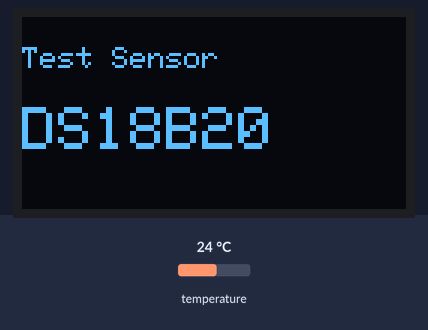
A sketch run on a simulated ESP8266 (NodeMCU). On the bench: 128×64 one-colour display. The test bench sets the inputs (shaded band); at power-on: temperature 24 °C. What the sketch prints to the serial monitor is not drawn.

Above: at 2.1 s.
At 9.4 s:
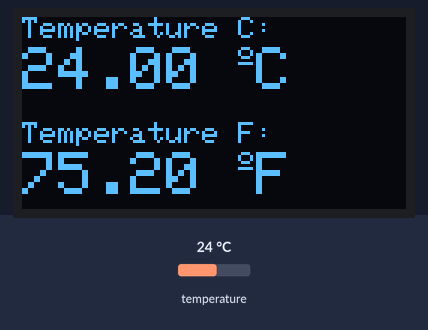
9.5 s: temperature set to 12 °C
At 11.3 s:
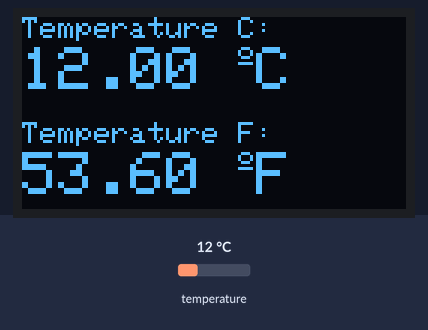
12.1 s: temperature set to 19 °C
At 13.6 s:
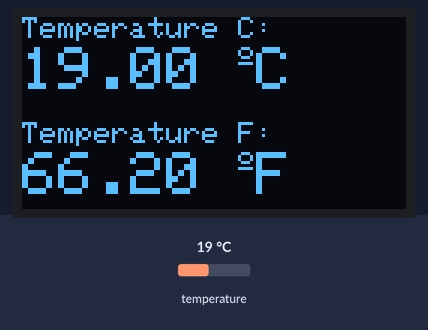
13.9 s: temperature set to 28 °C
At 15.4 s:
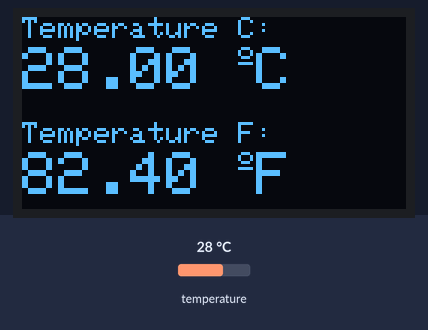
Timing chart, 0 to 16.9 s (numbered marks = the images above; inputs shaded):
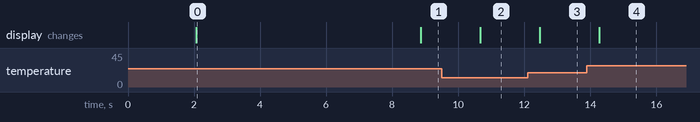

The sketch:

LCD_OLED_DS18B20.ino
```cpp
#include <OneWire.h>
#include <DallasTemperature.h>
#include <Adafruit_GFX.h>
#include <Adafruit_SSD1306.h>

// GPIO where the DS18B20 is connected to
const int oneWireBus = D3;


#define SCREEN_WIDTH 128 // OLED display width, in pixels
#define SCREEN_HEIGHT 64 // OLED display height, in pixels
Adafruit_SSD1306 display(SCREEN_WIDTH, SCREEN_HEIGHT, &Wire, -1);

// Setup a oneWire instance to communicate with any OneWire devices
OneWire oneWire(oneWireBus);

// Pass our oneWire reference to Dallas Temperature sensor
DallasTemperature sensors(&oneWire);

void setup() {
  // Start the Serial Monitor
  Serial.begin(115200);
  // Start the DS18B20 sensor
  sensors.begin();

  if(!display.begin(SSD1306_SWITCHCAPVCC, 0x3C)) {
      Serial.println(F("SSD1306 allocation failed"));
      for(;;);
    }
  delay(2000);
  display.clearDisplay();
  display.setTextColor(WHITE);
  lcdOpening("DS18B20");
}

void loop() {
  delay(1000);

  sensors.requestTemperatures();
  float temperatureC = sensors.getTempCByIndex(0);
  float temperatureF = sensors.getTempFByIndex(0);

  Serial.print("Temp C "); Serial.print("\t: "); Serial.print(temperatureC);Serial.println(" ºC");
  Serial.print("Temp F "); Serial.print("\t: "); Serial.print(temperatureF);Serial.println(" ºF");
  Serial.println();

  display.clearDisplay();

  // display temperature C
  display.setTextSize(1);
  display.setCursor(0,0);
  display.print("Temperature C: ");
  display.setTextSize(2);
  display.setCursor(0,10);
  display.print(temperatureC);
  display.print(" ");
  display.setTextSize(1);
  display.write(167);
  display.setTextSize(2);
  display.print("C");

    // display humidity
  display.setTextSize(1);
  display.setCursor(0, 35);
  display.print("Temperature F: ");
  display.setTextSize(2);
  display.setCursor(0, 45);
  display.print(temperatureF);
  display.print(" ");
  display.setTextSize(1);
  display.write(167);
  display.setTextSize(2);
  display.print("F");

  display.display();
  }


void lcdOpening(char *teks){
  display.clearDisplay();
  display.setTextSize(1);
  display.setCursor(0,10);
  display.print("Test Sensor");
  display.setTextSize(2);
  display.setCursor(0,30);
  display.print(teks);

  display.display();
  delay(5000);
  }
```

Measured:
- after the input at 9.5 s, the display: changes after 1.2 s (image 2)
- after the input at 12.1 s, the display: changes after 0.38 s (image 3)
- after the input at 13.9 s, the display: changes after 0.38 s (image 4)
- what the display in image 0 shows lasts 6.8 s, from 2.1 s to 8.9 s
